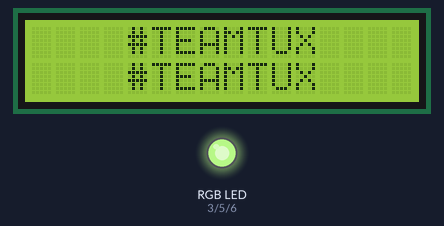
Recording of a sketch running on a simulated Arduino Uno, built with avr-gcc and run on an emulated ATmega328P. On the bench: 16×2 character LCD, an RGB LED mixed from three pins (HIGH = lit). Dim RGB values are drawn brighter than linear; random numbers use the default seed unless the sketch sets one.

Above: at 0.1 s.
At 3.1 s:
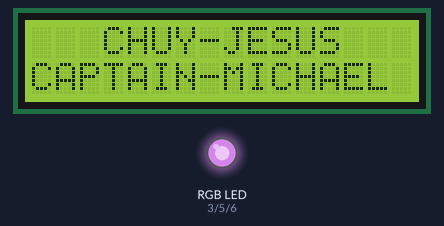
At 6.1 s:
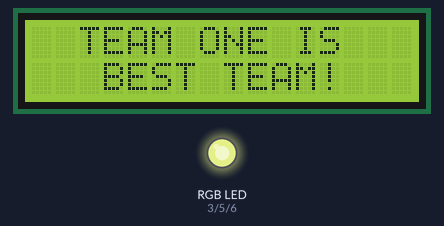
At 12.2 s:
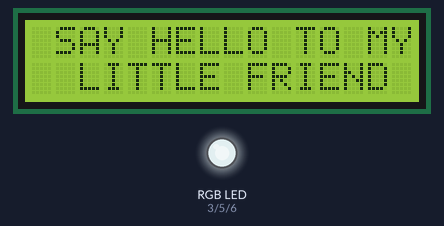
At 18.2 s:
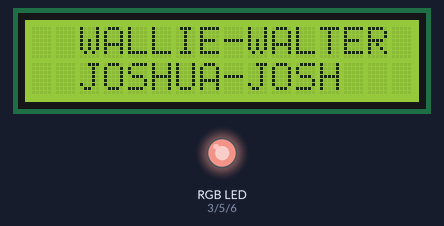
At 36.2 s:
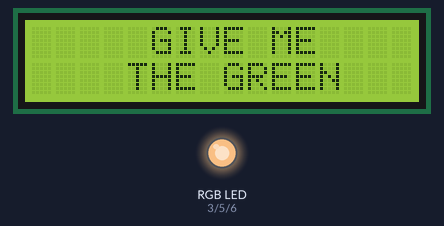
Timing chart, 0 to 40.0 s (numbered marks = the images above):
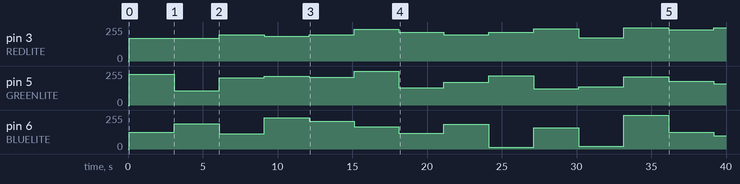

Measured:
- by itself, pin 3 (REDLITE): 0/255 → 171/255 at 0.08 s, → 196/255 6.0 s later, → 186/255 3.0 s later, → 196/255 3.0 s later, … (13 changes in this stretch)
- by itself, pin 5 (GREENLITE): 0/255 → 231/255 at 0.08 s, → 107/255 3.0 s later, → 206/255 3.0 s later, → 214/255 3.0 s later, … (14 changes in this stretch)
- what the display in image 1 shows lasts 3.0 s, from 3.1 s to 6.1 s

The sketch:

LCD_Display_Code.ino
```cpp
// (licence header left out)
// include the library code:
#include <LiquidCrystal.h>
#include <Wire.h>

#define REDLITE 3
#define GREENLITE 5
#define BLUELITE 6
#define NUM_OF_TERMS 13

// initialize the library with the numbers of the interface pins
LiquidCrystal lcd(7, 8, 9, 10, 11, 12);

// List of phrases or words for row 1
String line1[NUM_OF_TERMS] =  { "   MY NAME IS   ", "     I LOVE     ", "      CPSC      ",
"     Give me    ", "    #TEAMTUX    ", "  Raspberry Pi  ", " SAY HELLO TO MY ", "    UNIX IS     ", "    ALL HAIL    ", "  TEAM ONE IS   ", "   CHUY WALTER  ",
"   CHUY-JESUS  ", "  WALLIE-WALTER "};

// List of phrases or words for row 2
String line2[NUM_OF_TERMS] = { "CUTIE PANTS 3000", "    #TEAMTUX    ", "      434       ",
"    the Green   ", "    #TEAMTUX    ", " is no Ardunio  " ,"  little friend ", "    THE BEST    ", "    THE TUX     ", "   BEST TEAM!   ", "  MICHAEL JOSH  ",
"CAPTAIN-MICHAEL", "  JOSHUA-JOSH  "};

// you can change the overall brightness by range 0 <---> 255
int brightness = 255;

 // init setup
void setup() {
  // set up the LCD's number of rows and columns:
  lcd.begin(16, 2);
  // Print a message to the LCD.
  getNewWord();

  pinMode(REDLITE, OUTPUT);
  pinMode(GREENLITE, OUTPUT);
  pinMode(BLUELITE, OUTPUT);

  brightness = 255;
}

// Loop
void loop() {
  getNewWord();
  colorCylceLoop();
}

// Pleases the newly generated word on the display
void getNewWord(){
  lcd.clear();

  int randNumber = random(0,NUM_OF_TERMS);

  lcd.setCursor(0,0);
  line1[randNumber].toUpperCase();
  lcd.print(line1[randNumber]);
  lcd.setCursor(0,1);
  line2[randNumber].toUpperCase();
  lcd.print(line2[randNumber]);
}

/* Loop through all the colors  */
void colorCylceLoop(){

  int r = random(0, 256);
  int g = random(0,256);
  int b = random(0,256);

  setBacklight(r-1,g-1,b-1);
  delay(3000);
}

 /*
 * All code below this is all from adafruit
 *
 */

void setBacklight(uint8_t r, uint8_t g, uint8_t b) {
  // normalize the red LED - its brighter than the rest!
  r = map(r, 0, 255, 0, 100);
  g = map(g, 0, 255, 0, 150);

  r = map(r, 0, 255, 0, brightness);
  g = map(g, 0, 255, 0, brightness);
  b = map(b, 0, 255, 0, brightness);

  // common anode so invert!
  r = map(r, 0, 255, 255, 0);
  g = map(g, 0, 255, 255, 0);
  b = map(b, 0, 255, 255, 0);
  Serial.print(" R = "); Serial.print(r, DEC);
  Serial.print(" G = "); Serial.print(g, DEC);
  Serial.print(" B = "); Serial.println(b, DEC);
  analogWrite(REDLITE, r);
  analogWrite(GREENLITE, g);
  analogWrite(BLUELITE, b);
}
```
